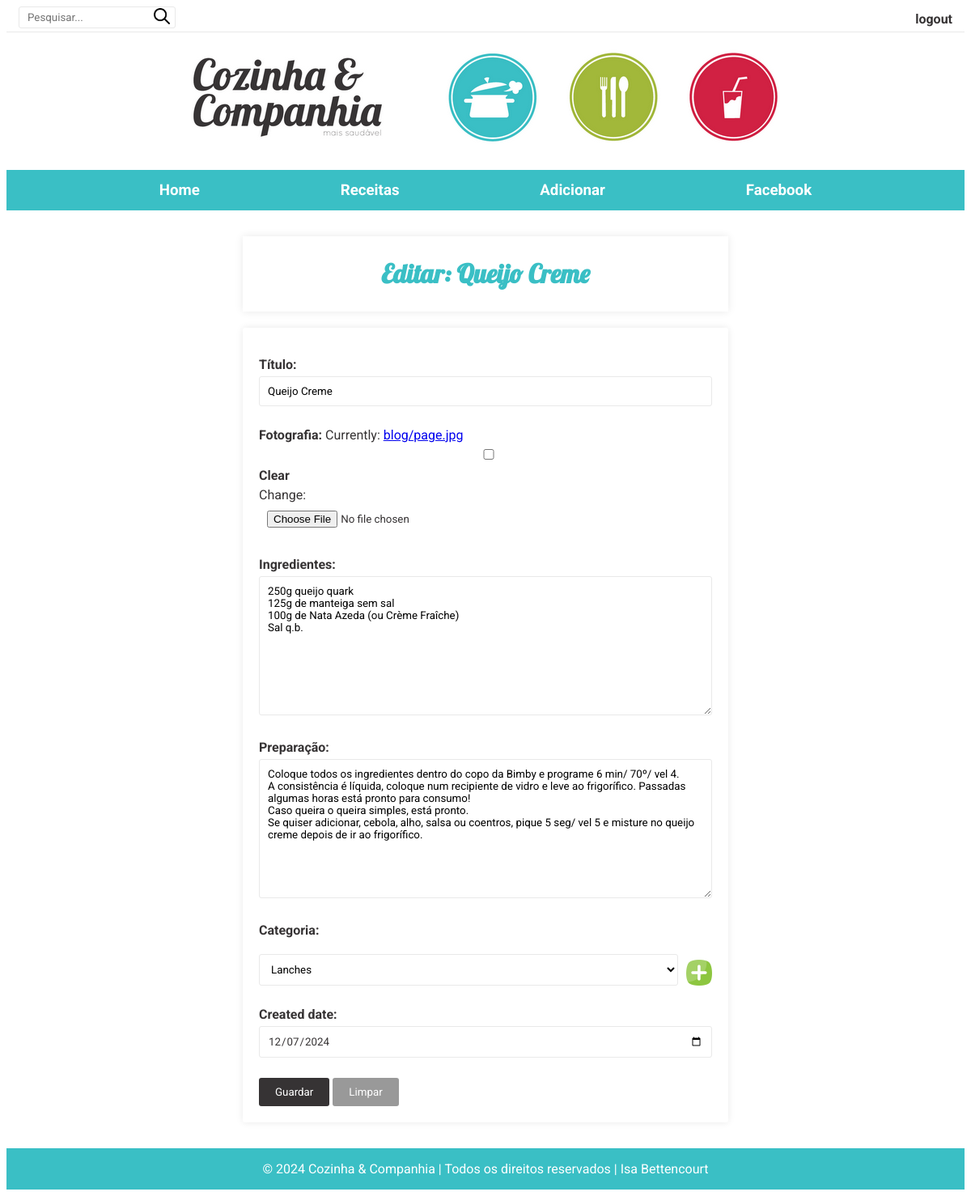
The page /edit_post/13 (signed in) on the database its author committed.
### blog/models.py (models this page shows, shortened)
class Post(models.Model):
    title = models.CharField(max_length=200)
    photo = models.ImageField(upload_to="blog/", blank=True, null=True)
    ingredients = models.TextField(blank=True, null=True)
    recipe = models.TextField(blank=True, null=True)
    category = models.ForeignKey(Category, on_delete=models.PROTECT,  blank=True, null=True)
    created_date = models.DateField(blank=True, null=True)

class Category(models.Model):
    category = models.CharField(max_length=50)
    def __str__(self):
        return self.category

### blog/views.py (the view)
# urls.py: path('edit_post/<int:id>', views.edit_post, name='edit_post'),
@login_required(login_url='blog:login_user')
def edit_post(request, id):
    recipe = Post.objects.get(pk=id)
    form_post = PostForm(instance=recipe)
    if request.method == 'POST':
        form_post = PostForm(request.POST, request.FILES, instance=recipe)
        form_post.save()
        return redirect('blog:list_recipes')
    return render(request, 'blog/edit_post.html', {'form_post':form_post, 'recipe':recipe})

### blog/forms.py
class PostForm(forms.ModelForm):
    class Meta:
        model = Post
        fields = "__all__"
        widgets = {
            'title': forms.TextInput(attrs={'placeholder':'Título ...'}),
            'ingredients': forms.Textarea(attrs={'placeholder':'Ingredientes ...'}),
            'recipe': forms.Textarea(attrs={'placeholder':'Preparação ...'}),
            'created_date': forms.DateInput(attrs={'type':'date'}),
        }

### blog/templates/blog/edit_post.html (shortened to what this page needs)
{% extends 'blog/base.html' %}
{% load static %}
{% block content %}
<div class="title">
    <h1>Editar: {{ recipe.title }}</h1>
</div>
<div class="add_post">
    <form action="" method="post" enctype="multipart/form-data">
        <p>
            <label for="id_title">Título:</label>
            {{ form_post.title }}
        </p>
        <p>
            <label for="id_add_post_photo">Fotografia:</label>
            {{ form_post.photo }}
        </p>
        <p>
            <label for="id_ingredients">Ingredientes:</label>
            {{ form_post.ingredients }}
        </p>
        <p>
            <label for="id_recipe">Preparação:</label>
            {{ form_post.recipe }}
        </p>
        <p>
            <label for="id_category">Categoria:</label>
            <div class="category-field">
                {{ form_post.category }}
                <button type="button" onclick="showField()" id="id_button_plus">
                    <img src="{% static 'plus.png' %}" alt="" id="id_plus">
                </button>
            </div>
        </p>
        <p>
            <label for="id_created_date">Created date:</label>
            <input type="date" name="created_date" id="id_created_date">
        </p>
        <button>Guardar</button>
        <button type="reset">Limpar</button>
    </form>
</div>
{% endblock %}

### static/style.css (style rules this page uses)
:root { --color_black: rgb(54, 51, 52); --color_green: rgb(162, 184, 58); --color_blue: rgb(58, 191, 197); --color_red: rgb(209, 33, 67); --color_white: #ffffff; --color_dark_gray: #999; --color_gray: rgb(233, 233, 233); }
* { box-sizing: border-box; font-family: "Roboto", sans-serif; background-color: transparent; }
body { color: var(--color_black); }
.title { max-width: 600px; margin: 0 auto; padding: 5px; text-align: center; margin-bottom: 20px; color: var(--color_blue); box-shadow: 0 0 10px var(--color_gray); }
.title h1 { font-family: "Lobster", sans-serif; }
.add_post { max-width: 600px; margin: 0 auto; padding: 20px; border-radius: 3px; box-shadow: 0 0 10px var(--color_gray); }
form p { margin-bottom: 15px; }
form label { display: inline-block; margin-bottom: 5px; font-weight: bold; }
form input, form textarea, form select { width: 100%; padding: 10px; margin-bottom: 10px; border: 1px solid var(--color_gray); border-radius: 3px; }
.add_post button { background-color: var(--color_black); color: var(--color_white); padding: 10px 20px; border: none; border-radius: 3px; cursor: pointer; }
form button[type="reset"] { background-color: var(--color_dark_gray); }
#id_button_plus { background-color: transparent !important; }
#id_photo { border: transparent; }
.category-field { display: flex; align-items: center; }
.category-field select { flex: 1; }
.category-field button { margin-left: 10px; background: none; border: none; cursor: pointer; padding: 0; }
.category-field button img { width: 2rem; height: 2rem; }
#id_created_date { color: var(--color_black); }

### rows shown on the page
Post: title "Queijo Creme", ingredients "250g queijo quark 125g de manteiga sem sal 100g de Nata Azeda (ou Crème Fraîche) Sal q.b.", recipe "Coloque todos os ingredientes dentro do copo da Bimby e programe 6 min/ 70º/ vel 4. A consistência é líquida, coloque num recipiente de vidro e leve ao frigorífico. Passadas algumas horas está pronto para consumo! Caso queira o queira simples, está pronto. Se quiser adicionar, cebola, alho, salsa ou coentros, pique 5 seg/ vel 5 e misture no queijo creme depois de ir ao frigorífico."
Category: category "Lanches"
